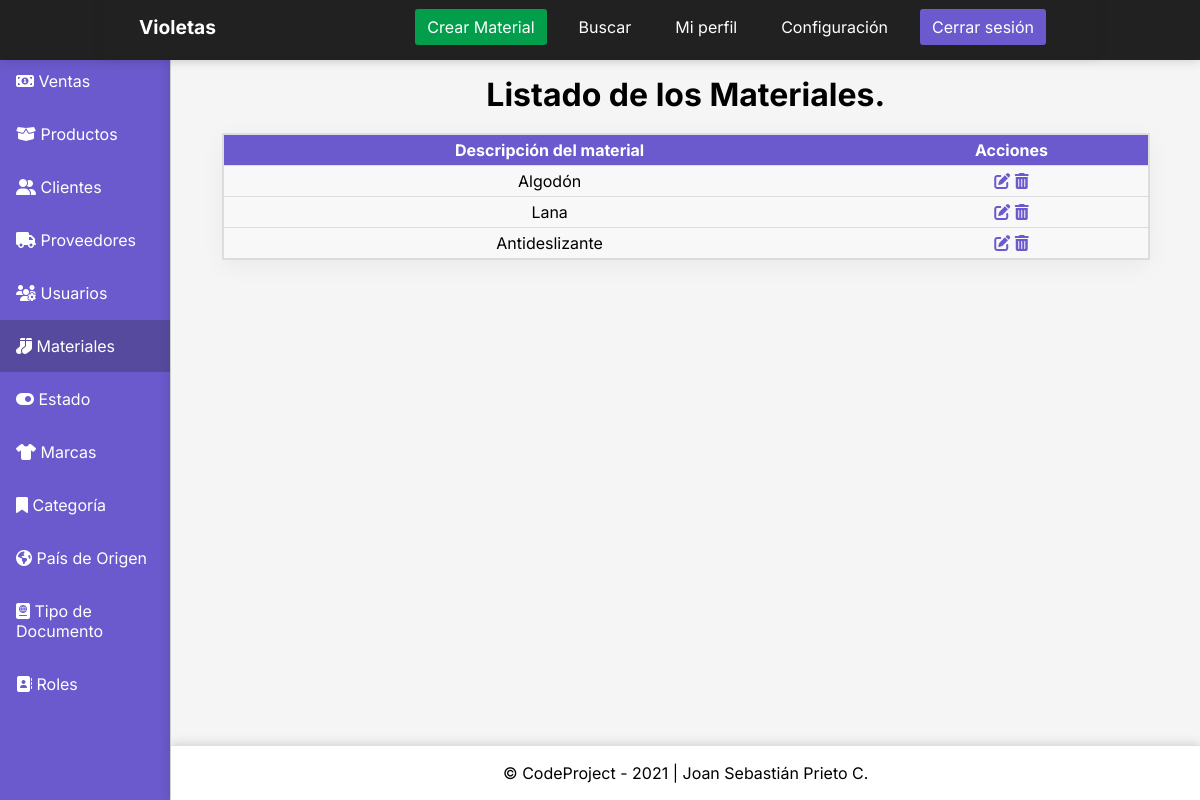
Page /dashboardmateriales on the earlier database version.
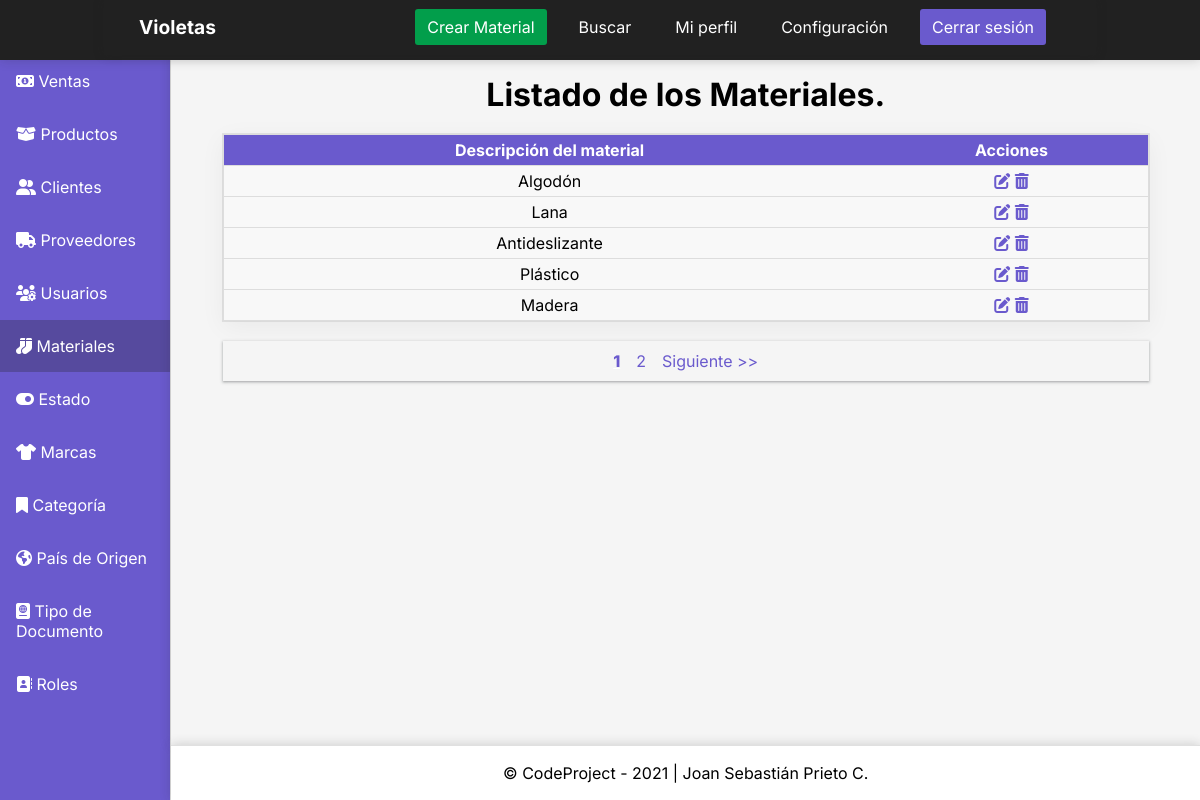
Same page on the later database version.
### InventoryApp/models.py (models this page shows, shortened)
class Materiales(models.Model):
    DescripcionMateriales = models.CharField('Descripción del material', max_length = 100)
    class Meta:
        verbose_name = 'Material'
        verbose_name_plural = 'Materiales'
        db_table = 'materiales'
        ordering = ['id']

### Project/views.py (the view)
# urls.py: path('dashboardmateriales', views.dashboardmateriales, name='dashmateriales'), # Registro creado
def dashboardmateriales(request):
    materiales = (Materiales.objects.all()) # Creo variable que traiga todos los datos de la tabla Materiales.
    page = request.GET.get('page', 1)
    try:
        paginator = Paginator(materiales, 5)
        materiales = paginator.page(page)
    except:
        raise Http404
    return render(request, 'dashboardmateriales.html', {
        'entity' : materiales,
        'paginator' : paginator # Con este código busco todos los datos de la tabla Materiales y los envío a la vista.
} )

### Templates/dashboardmateriales.html (shortened to what the changed rows need)
{% load static %}
<!DOCTYPE html>
<html lang="es">
<head>
    <link rel="stylesheet" href="{% static 'CSS/stylesdashboard.css' %}">
</head>
<body>
    <div class="container">
        <main>
            <h1>Listado de los Materiales.</h1>
            <table class="table">
                <thead>
                    <tr>
                        <th>Descripción del material</th>
                        <th>Acciones</th>
                    </tr>
                </thead>
                <tbody>
                    {% for materiales in entity %}
                    <tr>
                        <td data-label="Rol">{{materiales.DescripcionMateriales}}</td>
                        <td data-label="Gestión">
                            <a href="{% url 'updatemateriales' materiales.id %}"><i class="fas fa-edit"></i></a>
                            <a href="#" onclick="eliminarMaterial({{ materiales.id }})"><i class="fas fa-trash-alt"></i></a>
                        </td>
                    </tr>
                    {% endfor %}
                </tbody>
            </table>
            <div>
                {% include 'paginator.html' %}
            </div>
        </main>
      </div>
</body>
</html>

Differences in the rows shown:
added Materiales: DescripcionMateriales "Plástico"
added Materiales: DescripcionMateriales "Madera"
Other differences:
new list line: "1"
new list line: "2"
text now shown: "Siguiente >>"
